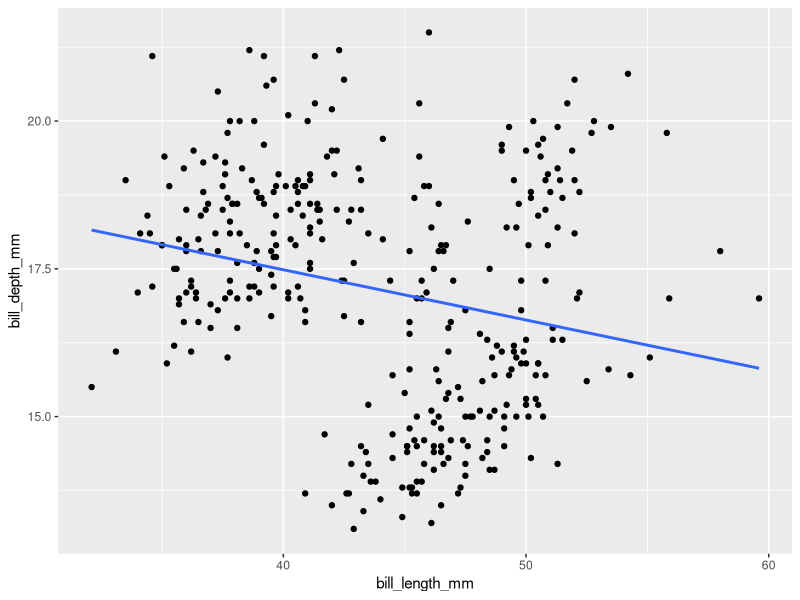
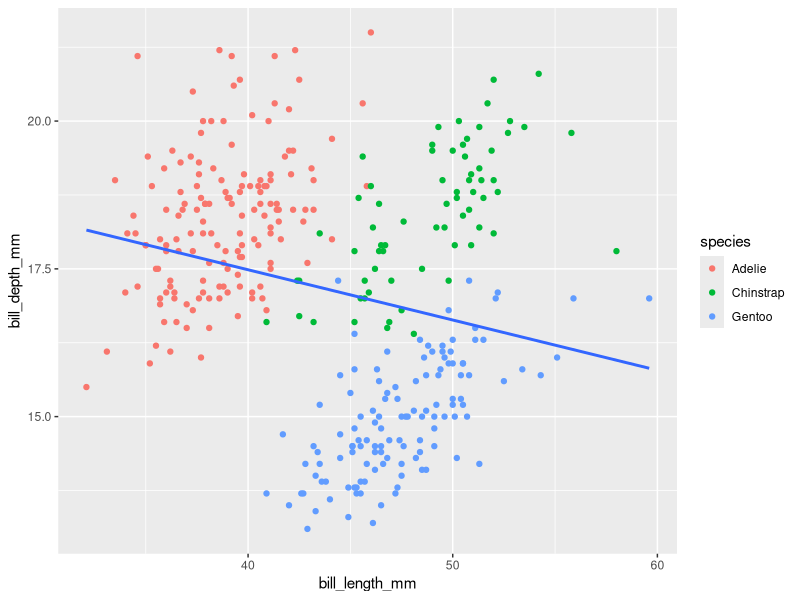
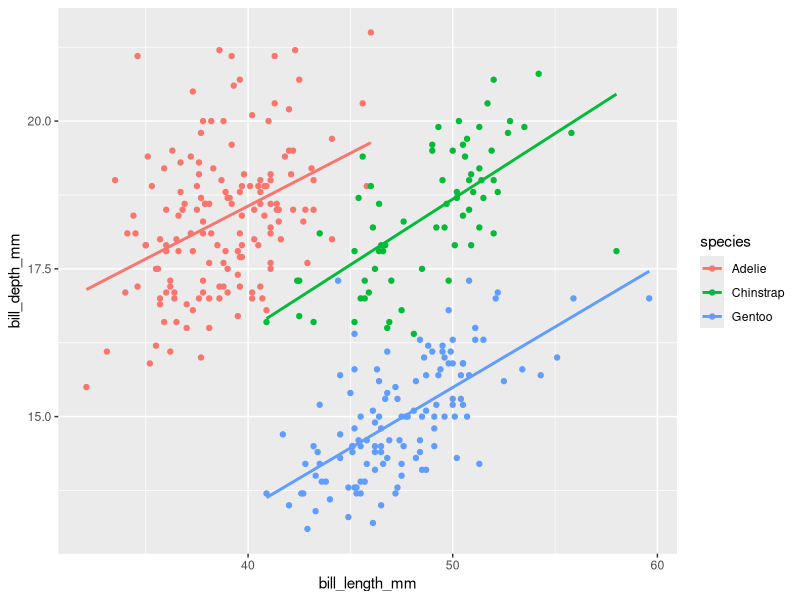
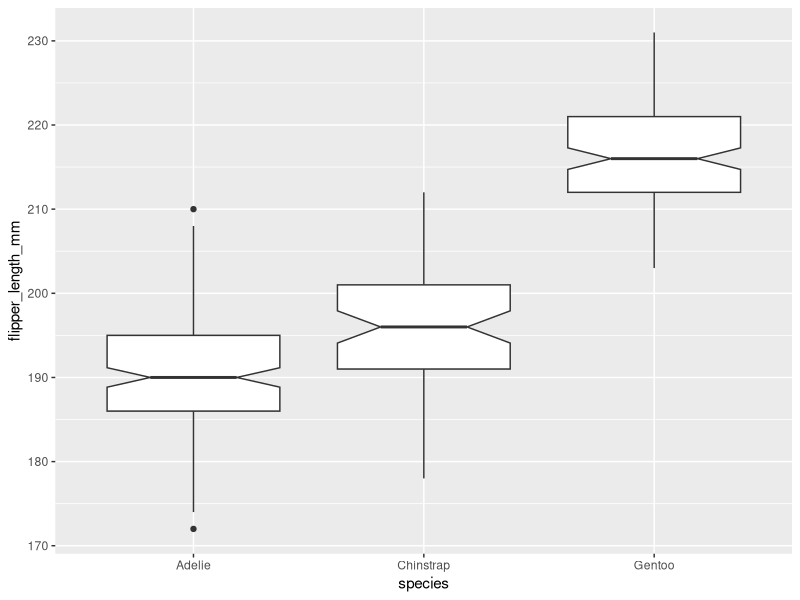
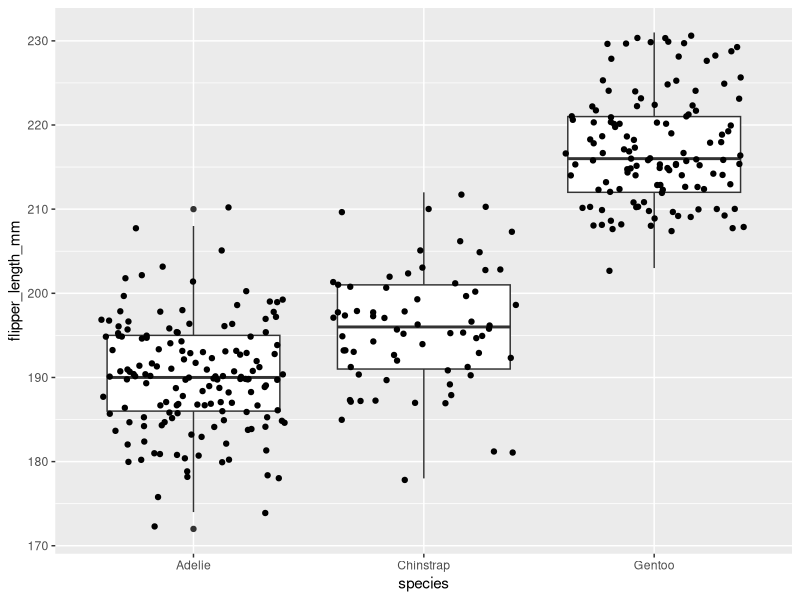
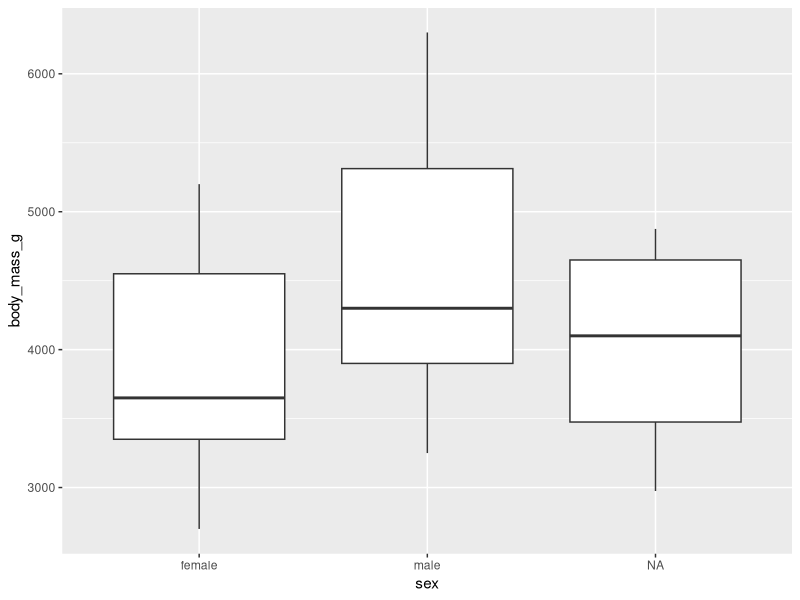
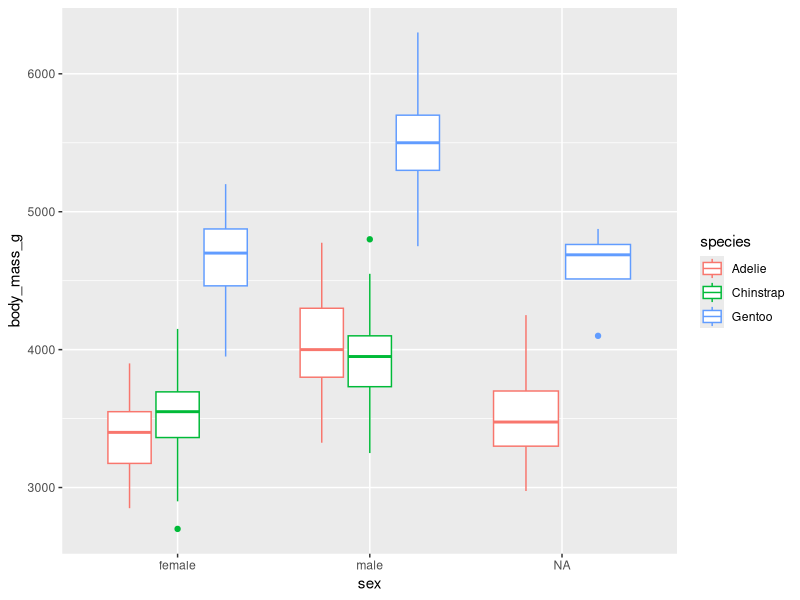
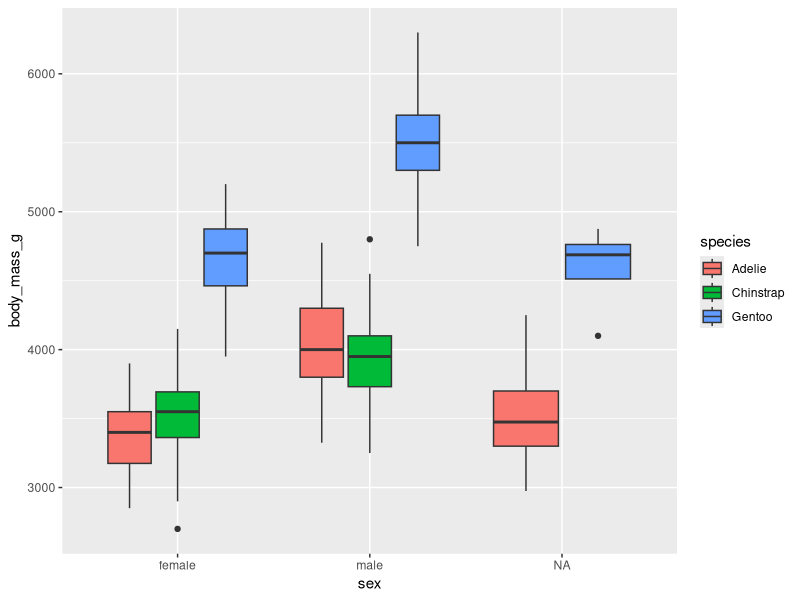

R code for these plots, in order:
## ---- chunk 1
# install.packages("tidyverse")
# install.packages("palmerpenguins")
library(tidyverse)
library(palmerpenguins)
## ---- chunk 2
theme_set(theme_gray())
print(penguins, n=6)
## ---- chunk 3
# Bill length vs. bill depth scatterplot with regression line
ggplot(
  data = penguins,
  aes(
    x = bill_length_mm,
    y = bill_depth_mm
  )
) +
  geom_point() +
  geom_smooth(method = "lm", se = FALSE)
## ---- chunk 4
# Bill length vs. bill depth scatterplot with regression line
# color as aesthetic local to the point layer
ggplot(penguins, aes(bill_length_mm, bill_depth_mm)) +
  geom_point(aes(color = species)) +
  geom_smooth(method = "lm", se = FALSE)
## ---- chunk 5
# Option A: Define color aesthetic in smooth layer as well
ggplot(penguins, aes(x = bill_length_mm, y = bill_depth_mm)) +
  geom_point(aes(color = species)) +
  geom_smooth(aes(color = species),
    method = "lm", se = FALSE
  )
## ---- chunk 6
# Basic boxplot of flipper length with notches
ggplot(penguins, aes(species, flipper_length_mm)) +
  geom_boxplot(notch = TRUE)
## ---- chunk 7
ggplot(penguins, aes(species, flipper_length_mm)) +
  geom_boxplot() +
  geom_point(position = position_jitter(seed = 123))
## ---- chunk 8
# Basic boxplot of body mass for penguins of different sex
ggplot(penguins, aes(x = sex, y = body_mass_g)) +
  geom_boxplot()
## ---- chunk 9
ggplot(penguins, aes(x = sex, 
                     y = body_mass_g)) +
  geom_boxplot(aes(color = species))
## ---- chunk 10
ggplot(penguins, aes(x = sex, y = body_mass_g)) +
  geom_boxplot(aes(fill = species))
## ---- chunk 11
ggplot(penguins, aes(x = sex, y = body_mass_g)) +
  geom_boxplot() +
  facet_wrap(~species)
## ---- chunk 12
ggplot(penguins, aes(x = sex, y = body_mass_g)) +
  geom_violin() +
  geom_boxplot(width = .4) +
  facet_wrap(~species)
## ---- chunk 13
ggplot(penguins, aes(
  x = flipper_length_mm,
  fill = species
)) +
  geom_histogram()
## ---- chunk 14
ggplot(penguins, aes(
  x = flipper_length_mm,
  fill = species
)) +
  geom_histogram(
    alpha = 0.5,
    position = "identity"
  )
## ---- chunk 15
ggplot(penguins, aes(
  x = flipper_length_mm,
  fill = species
)) +
  geom_histogram() +
  facet_wrap(~species, scales = "free_x", ncol = 1)
## ---- chunk 16
ggplot(penguins, aes(
  x = species,
  y = sex,
  fill = flipper_length_mm
)) +
  geom_tile()
